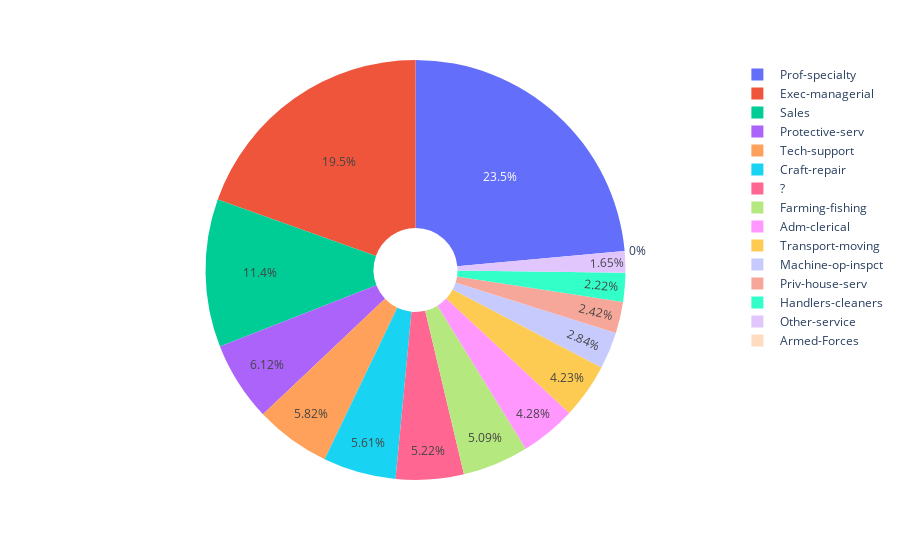

Notebook cell for this chart:
### Code cell
grp_data = data.groupby('occupation')['capital-gain'].mean()
px.pie(grp_data, grp_data.index, grp_data.values, hole = 0.2)

### Figure 1 — Plotly figure (JSON) as saved in the notebook; plotly's stock layout.template omitted (floating-point values rounded to 4 significant figures)
{"data": [{"domain": {"x": [0, 1], "y": [0, 1]}, "hole": 0.2, "hovertemplate": "occupation=%{label}<br>value=%{value}<extra></extra>", "labels": [" ?", " Adm-clerical", " Armed-Forces", " Craft-repair", " Exec-managerial", " Farming-fishing", " Handlers-cleaners", " Machine-op-inspct", " Other-service", " Priv-house-serv", " Prof-specialty", " Protective-serv", " Sales", " Tech-support", " Transport-moving"], "legendgroup": "", "name": "", "showlegend": true, "type": "pie", "values": [604.5, 496.0, 0, 649.5, 2263.0, 589.7, 257.6, 328.7, 191.3, 279.9, 2727.0, 708.1, 1320.0, 673.6, 490.3]}], "layout": {"legend": {"tracegroupgap": 0}, "margin": {"t": 60}}}
